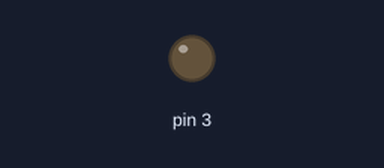
Bench run of a sketch on a simulated Arduino Uno, built with avr-gcc and run on an emulated ATmega328P. Parts: output pins drawn as LEDs (lit = HIGH).

Above: at 0.05 s.
At 2.35 s:
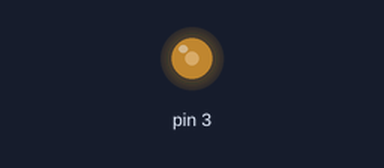
At 4.65 s:
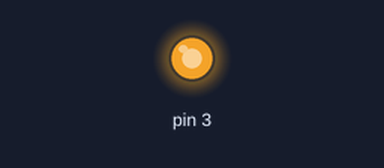
At 9.3 s:
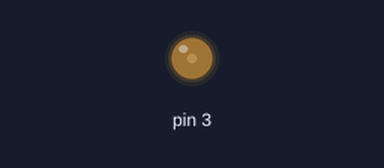
Timing chart, 0 to 13.3 s (numbered marks = the images above):
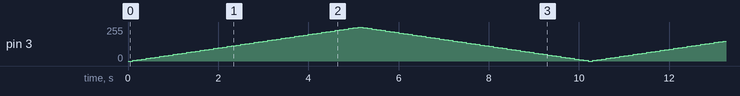

The sketch:

Lab5-2.ino
```cpp
 void setup() {
   pinMode(3,OUTPUT);
}
void loop() {
  for (int x=0;x<255;x=x+5){
  analogWrite(3,x);
   delay(100);
   }
   for (int y=255;y>0;y=y-5){
    analogWrite(3,y);
   delay(100);
    }
 }
```
